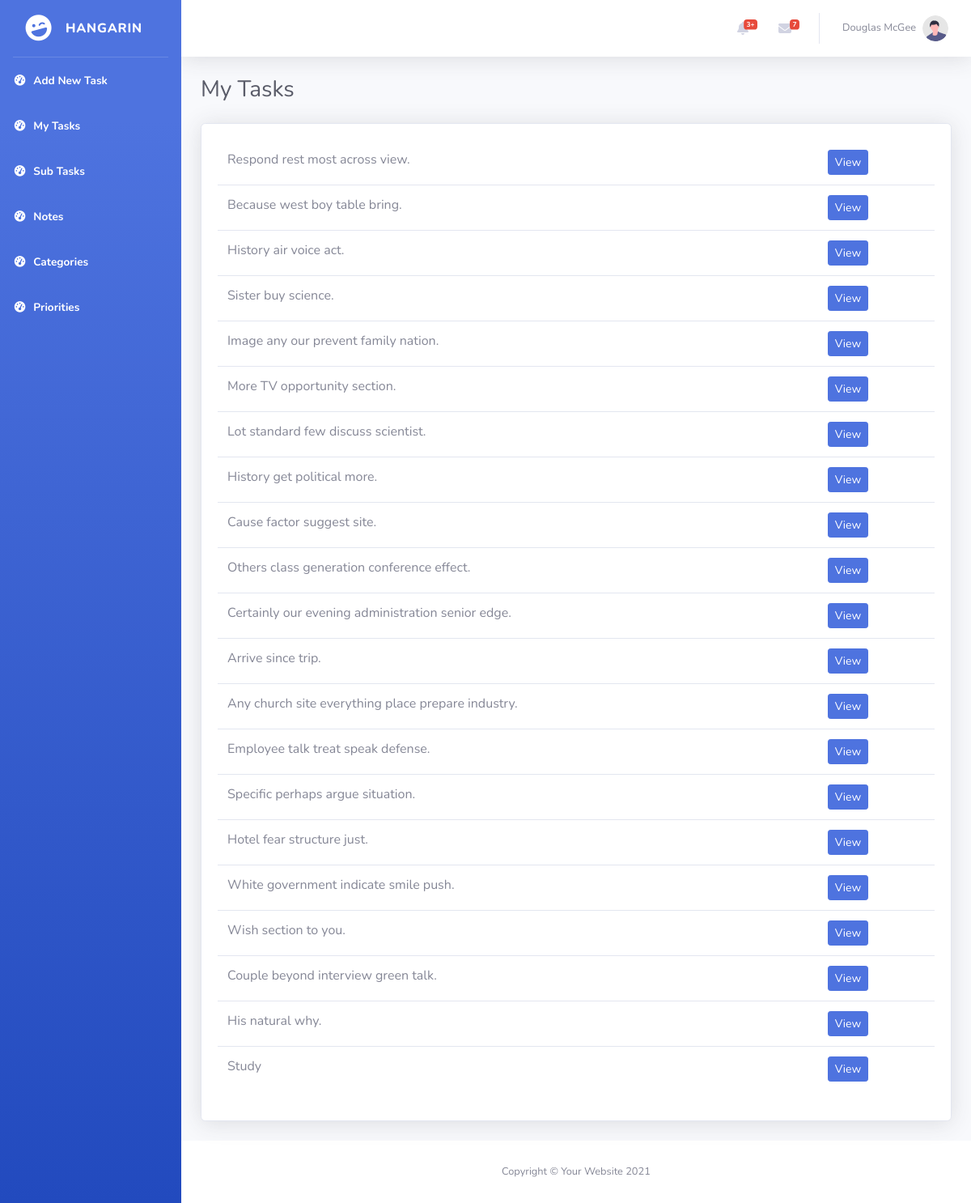
The page / on the database its author committed.
### tasks/models.py (models this page shows, shortened)
class BaseModel(models.Model):
    created_at = models.DateTimeField(auto_now_add=True)
    updated_at = models.DateTimeField(auto_now=True)
    class Meta:
        abstract = True

class Task(BaseModel):
    STATUS_CHOICES = [
        ("Pending", "Pending"),
        ("In Progress", "In Progress"),
        ("Completed", "Completed"),
    ]
    title = models.CharField(max_length=200)
    description = models.TextField()
    deadline = models.DateTimeField()
    status = models.CharField(
        max_length=50,
        choices=STATUS_CHOICES,
        default="Pending"
    )
    category = models.ForeignKey(Category, on_delete=models.CASCADE)
    priority = models.ForeignKey(Priority, on_delete=models.CASCADE)

### tasks/views.py (the view)
# urls.py: path('', TaskListView.as_view(), name='task-list'),
class TaskListView(ListView):
    model = Task
    template_name = 'tasks_list.html'
    context_object_name = 'tasks'

### templates/tasks_list.html (shortened to what this page needs)
{% load static %}
<!DOCTYPE html>
<html lang="en">
<head>
    <link href="{% static 'vendor/fontawesome-free/css/all.min.css' %}" rel="stylesheet" type="text/css">
    <link href="{% static 'css/sb-admin-2.min.css' %}" rel="stylesheet">
</head>
<body id="page-top">
    <div id="wrapper">
        <ul class="navbar-nav bg-gradient-primary sidebar sidebar-dark accordion" id="accordionSidebar">
            <a class="sidebar-brand d-flex align-items-center justify-content-center" href="index.html">
                <div class="sidebar-brand-icon rotate-n-15">
                    <i class="fas fa-laugh-wink"></i>
                </div>
                <div class="sidebar-brand-text mx-3">HANGARIN </div>
            </a>
            <hr class="sidebar-divider my-0">
             <li class="nav-item active">
                <a class="nav-link" href="{% url 'task-add' %}">
                    <i class="fas fa-fw fa-tachometer-alt"></i>
                    <span>Add New Task</span></a>
            </li>
            <li class="nav-item active">
                <a class="nav-link" href="{% url 'task-list' %}">
                    <i class="fas fa-fw fa-tachometer-alt"></i>
                    <span>My Tasks</span></a>
            </li>
             <li class="nav-item active">
                <a class="nav-link" href="{% url 'subtask-list' %}">
                    <i class="fas fa-fw fa-tachometer-alt"></i>
                    <span>Sub Tasks</span></a>
            </li>
            <li class="nav-item active">
                <a class="nav-link" href="{% url 'notes-list' %}">
                    <i class="fas fa-fw fa-tachometer-alt"></i>
                    <span>Notes</span></a>
            </li>
             <li class="nav-item active">
                <a class="nav-link" href="{% url 'categories-list' %}">
                    <i class="fas fa-fw fa-tachometer-alt"></i>
                    <span>Categories</span></a>
            </li>
             <li class="nav-item active">
                <a class="nav-link" href="{% url 'priorities-list' %}">
                    <i class="fas fa-fw fa-tachometer-alt"></i>
                    <span>Priorities</span></a>
            </li>
        </ul>
        <div id="content-wrapper" class="d-flex flex-column">
            <div id="content">
                <nav class="navbar navbar-expand navbar-light bg-white topbar mb-4 static-top shadow">
                    <ul class="navbar-nav ml-auto">
                        <li class="nav-item dropdown no-arrow mx-1">
                            <a class="nav-link dropdown-toggle" href="#" id="alertsDropdown" role="button"
                                data-toggle="dropdown" aria-haspopup="true" aria-expanded="false">
                                <i class="fas fa-bell fa-fw"></i>
                                <span class="badge badge-danger badge-counter">3+</span>
                            </a>
                        </li>
                        <li class="nav-item dropdown no-arrow mx-1">
                            <a class="nav-link dropdown-toggle" href="#" id="messagesDropdown" role="button"
                                data-toggle="dropdown" aria-haspopup="true" aria-expanded="false">
                                <i class="fas fa-envelope fa-fw"></i>
                                <span class="badge badge-danger badge-counter">7</span>
                            </a>
                        </li>
                        <li class="nav-item dropdown no-arrow">
                            <a class="nav-link dropdown-toggle" href="#" id="userDropdown" role="button"
                                data-toggle="dropdown" aria-haspopup="true" aria-expanded="false">
                                <span class="mr-2 d-none d-lg-inline text-gray-600 small">Douglas McGee</span>
                                <img class="img-profile rounded-circle"
                                    src="img/undraw_profile.svg">
                            </a>
                        </li>
                    </ul>
                </nav>
                <div class="container-fluid">
                    <div class="d-sm-flex align-items-center justify-content-between mb-4">
                        <h1 class="h3 mb-0 text-gray-800">My Tasks</h1>
                    </div>
                    <div class="card shadow mb-4">
                        <div class="card-body">
                            <div class="table-responsive">
                                <table class="table " id="dataTable" width="100%" cellspacing="0">
                                    <tbody>
                                        {% for object in object_list %}
                                        <tr>
                                            <td>{{ object.title }}</td>
                                            <td><a href="task_list/{{ object.id }}" class="btn btn-primary btn-sm">View</a></td>
                                        </tr>
                                        {% endfor %}
                                    </tbody>
                                </table>
                            </div>
                        </div>
</div>
            </div>
            <footer class="sticky-footer bg-white">
                <div class="container my-auto">
                    <div class="copyright text-center my-auto">
                        <span>Copyright &copy; Your Website 2021</span>
                    </div>
                </div>
            </footer>
        </div>
    </div>
</body>
</html>

### rows shown on the page
Task: title "Respond rest most across view."
Task: title "Because west boy table bring."
Task: title "History air voice act."
Task: title "Sister buy science."
Task: title "Image any our prevent family nation."
Task: title "More TV opportunity section."
Task: title "Lot standard few discuss scientist."
Task: title "History get political more."
Task: title "Cause factor suggest site."
Task: title "Others class generation conference effect."
Task: title "Certainly our evening administration senior edge."
Task: title "Arrive since trip."
Task: title "Any church site everything place prepare industry."
Task: title "Employee talk treat speak defense."
Task: title "Specific perhaps argue situation."
Task: title "Hotel fear structure just."
Task: title "White government indicate smile push."
Task: title "Wish section to you."
Task: title "Couple beyond interview green talk."
Task: title "His natural why."
Task: title "Study"
